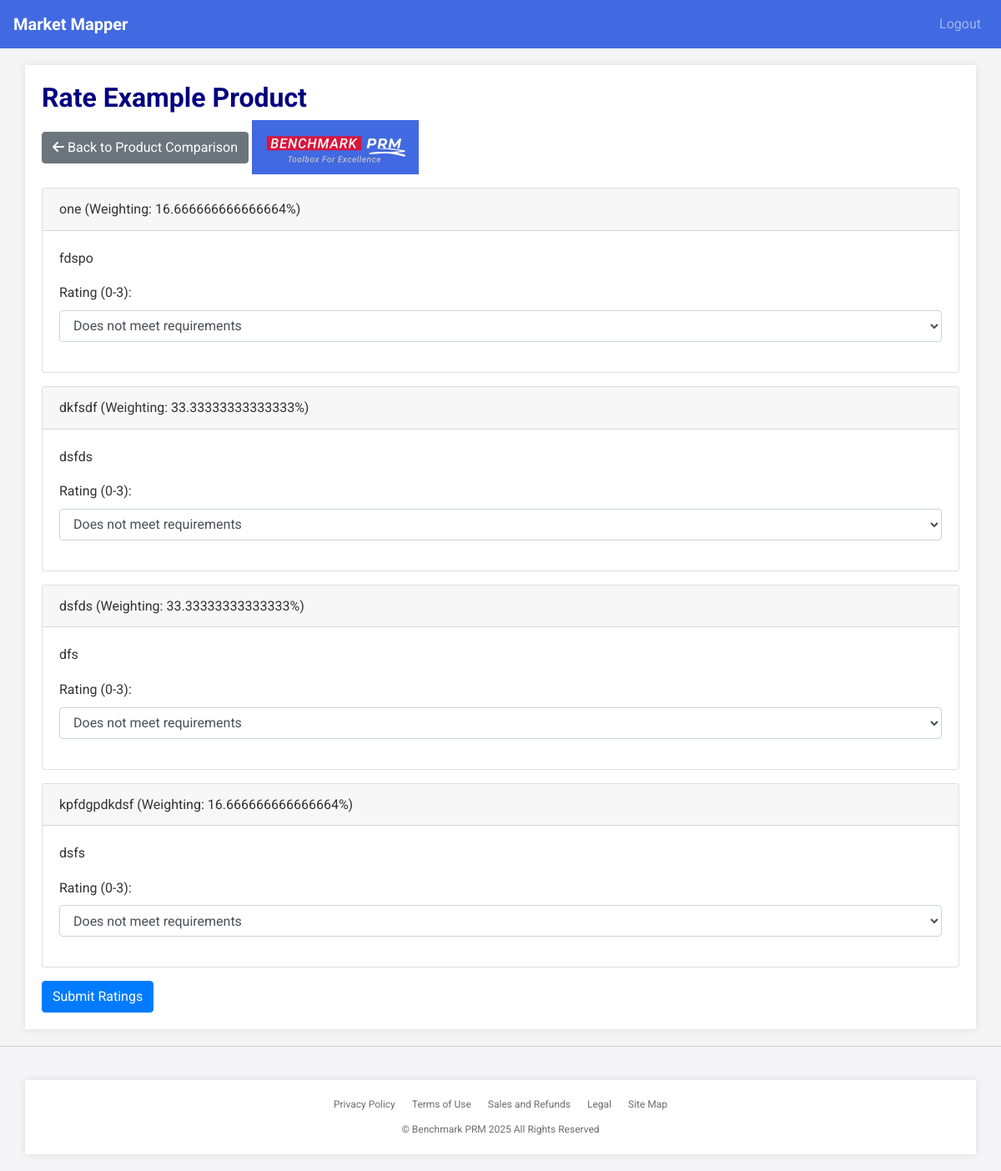
Page /manage/1/product/1/rate (signed in) on the committed database.
### app.py (models this page shows)
class Product(db.Model):
    id = db.Column(db.Integer, primary_key=True)
    brand_name = db.Column(db.String(100), nullable=False)
    product_name = db.Column(db.String(100), nullable=False)
    price = db.Column(db.Float)
    currency = db.Column(db.String(3), default='gbp')  # Add currency field with default
    image_filename = db.Column(db.String(255))
    project_id = db.Column(db.Integer, db.ForeignKey('project.id'), nullable=False)

class ValueDriver(db.Model):
    id = db.Column(db.Integer, primary_key=True)
    value_driver = db.Column(db.String(100), nullable=False)
    measured_by = db.Column(db.String(100))
    weighting = db.Column(db.Float, default=0.0)  # Changed to Float for more precision
    project_id = db.Column(db.Integer, db.ForeignKey('project.id'), nullable=False)

### app.py (the view, shortened to what this page needs)
@app.route('/manage/<int:project_id>/product/<int:product_id_to_rate>/rate', methods=['GET', 'POST'])
@login_required
def rate_product(project_id, product_id_to_rate):
    project = Project.query.get_or_404(project_id)
    if project.user_id != current_user.id:
        flash('You are not authorized to manage this project.', 'danger')
        return redirect(url_for('dashboard'))
    product_to_rate = Product.query.get_or_404(product_id_to_rate)
    if product_to_rate.project_id != project_id:
        flash('Product not found in this project.', 'danger')
        return redirect(url_for('product_comparison', project_id=project_id))
    value_drivers = ValueDriver.query.filter_by(project_id=project_id).all()
    return render_template('rate_product.html', project=project, product=product_to_rate, value_drivers=value_drivers)

### app.py (called while the page is built)
@login_manager.user_loader
def load_user(user_id):
    return User.query.get(int(user_id))

### templates/rate_product.html (shortened to what this page needs)
{% extends 'base.html' %}
{% block content %}
<h1>Rate {{ product.product_name }}</h1>
<a href="{{ url_for('product_comparison', project_id=project.id) }}" class="btn btn-secondary mb-3"><i class="fas fa-arrow-left"></i> Back to Product Comparison</a>
{% if product.image_filename %}
<img src="{{ url_for('static', filename='uploads/' + product.image_filename) }}" alt="{{ product.product_name }} Image" width="200" class="mb-3">
{% endif %}
<form method="POST">
    {% for vd in value_drivers %}
    <div class="card mb-3">
        <div class="card-header">{{ vd.value_driver }} (Weighting: {{ vd.weighting }}%)</div>
        <div class="card-body">
            <p>{{ vd.measured_by }}</p>
            <div class="form-group">
                <label for="rating_{{ vd.id }}">Rating (0-3):</label>
                <select class="form-control" id="rating_{{ vd.id }}" name="rating_{{ vd.id }}">
                    <option value="0">Does not meet requirements</option>
                </select>
            </div>
        </div>
    </div>
    {% endfor %}
    <button type="submit" class="btn btn-primary">Submit Ratings</button>
</form>
{% endblock %}

### templates/base.html (style rules this page uses)
body { font-family: 'Roboto', sans-serif; background-color: #F5F5F5; color: #333333; line-height: 1.6; margin: 0; }
h1, h2, h3 { color: #000080; font-weight: 700; }
h1 { font-size: 32px; }
a { color: #4169E1; }

### rows in the picture
Product: product_name "Example Product", image_filename (picture)
ValueDriver: value_driver "one", weighting "16.666666666666664", measured_by "fdspo", id "Does not meet requirements"
ValueDriver: value_driver "dkfsdf", weighting "33.33333333333333", measured_by "dsfds", id "Does not meet requirements"
ValueDriver: value_driver "dsfds", weighting "33.33333333333333", measured_by "dfs", id "Does not meet requirements"
ValueDriver: value_driver "kpfdgpdkdsf", weighting "16.666666666666664", measured_by "dsfs", id "Does not meet requirements"
